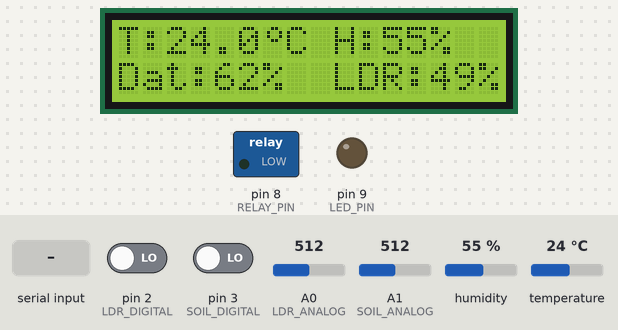
Simulated run of this sketch. Board: Arduino Uno, built with avr-gcc and run on an emulated ATmega328P. Parts: 16×2 character LCD, switched loads named in the sketch (green lamp = pin HIGH), output pins drawn as LEDs (lit = HIGH). Inputs (shaded band) come from the test bench; at power-on: A0 (LDR_ANALOG) = 512, A1 (SOIL_ANALOG) = 512, pin 2 (LDR_DIGITAL) LOW, pin 3 (SOIL_DIGITAL) LOW, humidity 55 %, temperature 24 °C. What the sketch prints to the serial monitor is not drawn.

Above: at 3.3 s.
3.4 s: A0 (LDR_ANALOG) set to 707
At 7.7 s:
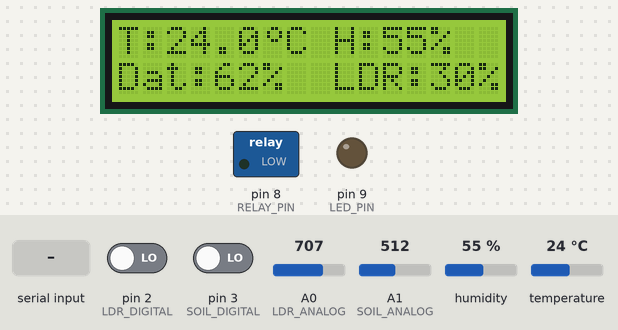
12.0 s: A0 (LDR_ANALOG) set to 728
At 13.6 s:
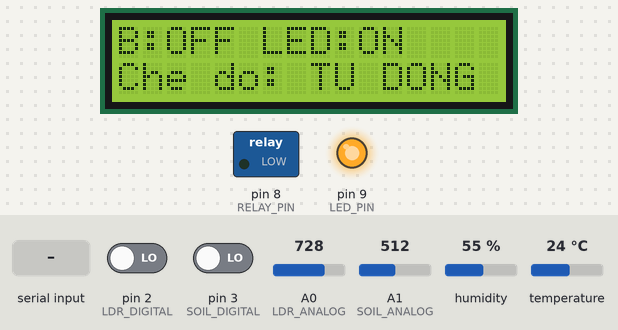
19.1 s: A1 (SOIL_ANALOG) set to 679
At 21.6 s:
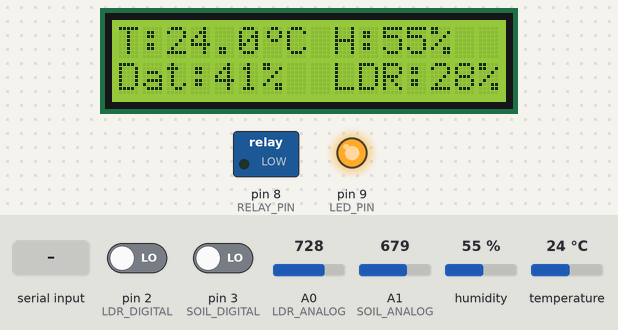
26.1 s: A1 (SOIL_ANALOG) set to 711
At 29.4 s:
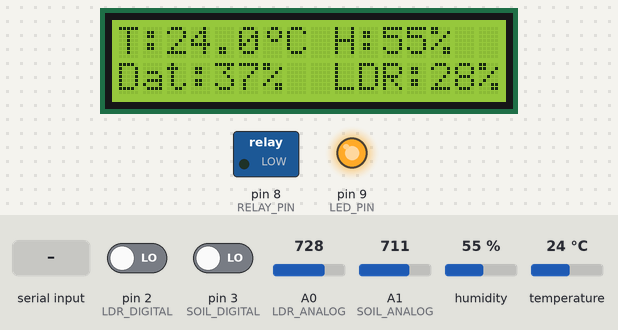
35.2 s: "PUMP:1\n" received over Serial
At 39.7 s:
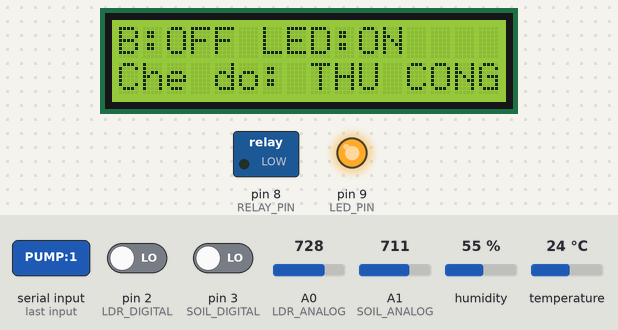
43.7 s: "LED:0\n" received over Serial
At 46.4 s:
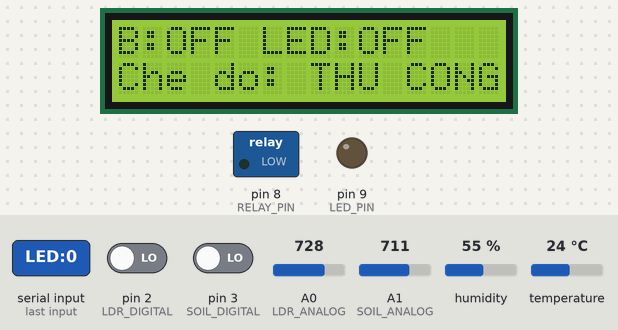
Timing chart, 0 to 47.9 s (numbered marks = the images above; inputs shaded):
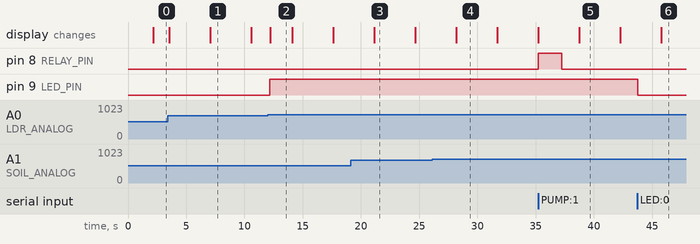

Measured:
- the behaviour switches between 716 and 717 on A0 (LDR_ANALOG) (found by bisection; images 1 and 2)
- after the input at 3.4 s, the display: first differs from a run without the input after 3.7 s (image 1)
- after the input at 12.0 s, pin 9 (LED_PIN): LOW → HIGH after 0.18 s; the display: changes after 0.22 s (image 2)
- after the input at 19.1 s, the display: changes after 2.1 s (image 3)
- after the input at 35.2 s, pin 8 (RELAY_PIN): LOW → HIGH at once, → LOW 2.0 s later; the display: first differs from a run without the input after 3.6 s (image 5)
- after the input at 43.7 s, pin 9 (LED_PIN): HIGH → LOW at once; the display: changes after 2.1 s (image 6)
- what the display in image 1 shows lasts 3.5 s, from 7.1 s to 10.6 s

The sketch:

do_an_cay.ino
```cpp
#include <Wire.h>
#include <LiquidCrystal_I2C.h>
#include <DHT.h>

// ================= CẤU HÌNH CHÂN (PINS) =================
#define DHTPIN        A2     // Chân Data của DHT11
#define DHTTYPE       DHT11  // Loại cảm biến DHT11

#define SOIL_ANALOG   A1     // Chân Analog độ ẩm đất SMS-V1
#define SOIL_DIGITAL  3      // Chân Digital độ ẩm đất SMS-V1

#define LDR_ANALOG    A0     // Chân Analog quang trở
#define LDR_DIGITAL   2      // Chân Digital quang trở

#define RELAY_PIN     8      // Chân Relay máy bơm (D8)
#define LED_PIN       9      // Chân Đèn LED trang trí (D9)

// ================= CẤU HÌNH MỨC KÍCH & NGƯỠNG TỰ ĐỘNG =================
#define RELAY_ON      HIGH   // Mức kích BẬT Relay (Active HIGH)
#define RELAY_OFF     LOW    // Mức kích TẮT Relay

#define SOIL_DRY_THRESHOLD    40  // Độ ẩm đất < 40%: Đất khô -> Kích hoạt tưới
#define SOIL_WET_THRESHOLD    70  // Độ ẩm đất >= 70%: Đất đủ ẩm -> Ngừng tưới
#define LIGHT_DARK_THRESHOLD  30  // Ánh sáng < 30%: Trời tối -> Tự động BẬT đèn LED trang trí

#define PUMP_PULSE_DURATION_MS 2000  // THỜI GIAN BƠM: Đúng 2 giây (cho máy bơm công suất mạnh)
#define PUMP_COOLDOWN_MS       20000 // THỜI GIAN NGHỈ CHỜ NGẤM: 20 giây giữa các lần bơm

// ================= KHỞI TẠO ĐỐI TƯỢNG =================
LiquidCrystal_I2C lcd(0x27, 16, 2);
DHT dht(DHTPIN, DHTTYPE);

// ================= BIẾN TOÀN CỤC & TIMING =================
unsigned long previousSensorRead = 0;
const unsigned long sensorInterval = 2000; // Chu kỳ đọc cảm biến & gửi JSON: 2 giây

unsigned long previousScreenSwitch = 0;
const unsigned long screenInterval = 3500; // Đổi trang LCD mỗi 3.5 giây
int currentScreen = 0;

unsigned long pumpStartTime = 0;    // Thời điểm bắt đầu bật máy bơm
unsigned long lastPumpEndTime = 0;   // Thời điểm kết thúc lần bơm gần nhất

bool isAutoMode = true; // true: Chế độ Tự động | false: Chế độ Điều khiển Thủ công từ Web
bool pumpState = false;  // Trạng thái máy bơm
bool ledState = false;   // Trạng thái đèn LED trang trí

float temperature = 0.0;
float humidity = 0.0;
int soilRaw = 0;
int soilPercent = 0;
int soilState = 0;
int ldrRaw = 0;
int ldrPercent = 0;
int ldrState = 0;

// Ký tự °C cho LCD
byte degreeChar[8] = {
  B00110,
  B01001,
  B01001,
  B00110,
  B00000,
  B00000,
  B00000,
  B00000
};

// Chuỗi đệm nhận lệnh từ ESP8266 qua Serial
String inputBuffer = "";

void setup() {
  Serial.begin(9600);

  pinMode(SOIL_DIGITAL, INPUT);
  pinMode(LDR_DIGITAL, INPUT);

  // Khởi tạo chân chấp hành
  pinMode(RELAY_PIN, OUTPUT);
  digitalWrite(RELAY_PIN, RELAY_OFF);
  pumpState = false;

  pinMode(LED_PIN, OUTPUT);
  digitalWrite(LED_PIN, LOW);
  ledState = false;

  // Khởi động DHT
  dht.begin();

  // Khởi động màn hình LCD I2C
  lcd.init();
  lcd.backlight();
  lcd.createChar(0, degreeChar);

  // Màn hình chào đón đồ án
  lcd.setCursor(0, 0);
  lcd.print("SMART TERRARIUM ");
  lcd.setCursor(0, 1);
  lcd.print("NHOM 05 - 24C03 ");
  delay(2000);
  lcd.clear();
}

void loop() {
  unsigned long currentMillis = millis();

  // 1. Đọc lệnh điều khiển từ ESP8266 / Web gửi xuống qua cổng Serial
  readSerialCommands();

  // 2. Định kỳ đọc cảm biến, xử lý điều khiển và gửi dữ liệu JSON lên ESP8266
  if (currentMillis - previousSensorRead >= sensorInterval || previousSensorRead == 0) {
    previousSensorRead = currentMillis;
    readSensors();
    processControlLogic(currentMillis);
    sendDataToESP();
  }

  // 3. TỰ ĐỘNG TẮT BƠM SAU ĐÚNG 2 GIÂY (hoặc khi đất đã đủ ẩm >= 70%)
  if (pumpState && (currentMillis - pumpStartTime >= PUMP_PULSE_DURATION_MS || soilPercent >= SOIL_WET_THRESHOLD)) {
    turnPump(false);
  }

  // 4. Chuyển đổi qua lại giữa 2 trang hiển thị LCD
  if (currentMillis - previousScreenSwitch >= screenInterval) {
    previousScreenSwitch = currentMillis;
    currentScreen = (currentScreen + 1) % 2;
    lcd.clear();
  }

  updateLCD(currentScreen);
}

// ================= HÀM XỬ LÝ ĐIỀU KHIỂN TỰ ĐỘNG =================
void processControlLogic(unsigned long currentMillis) {
  if (isAutoMode) {
    // A. Tự động điều khiển Máy Bơm theo Xung 2 giây (có thời gian chờ 20s cho nước ngấm)
    if (soilPercent < SOIL_DRY_THRESHOLD && !pumpState) {
      if (lastPumpEndTime == 0 || (currentMillis - lastPumpEndTime >= PUMP_COOLDOWN_MS)) {
        turnPump(true); // Kích hoạt tưới đúng 2 giây
      }
    }

    // B. Tự động điều khiển Đèn LED Trang trí theo Ánh sáng LDR
    if (ldrPercent < LIGHT_DARK_THRESHOLD && !ledState) {
      turnLED(true); // Trời tối -> Bật đèn LED trang trí
    } else if (ldrPercent >= LIGHT_DARK_THRESHOLD && ledState) {
      turnLED(false); // Trời sáng -> Tắt đèn LED
    }
  }
}

// ================= HÀM BẬT / TẮT MÁY BƠM =================
void turnPump(bool state) {
  pumpState = state;
  if (pumpState) {
    digitalWrite(RELAY_PIN, RELAY_ON);
    pumpStartTime = millis();
  } else {
    digitalWrite(RELAY_PIN, RELAY_OFF);
    lastPumpEndTime = millis();
  }
}

// ================= HÀM BẬT / TẮT ĐÈN LED TRANG TRÍ =================
void turnLED(bool state) {
  ledState = state;
  digitalWrite(LED_PIN, ledState ? HIGH : LOW);
}

// ================= HÀM ĐỌC CẢM BIẾN =================
void readSensors() {
  // 1. Đọc DHT11
  float t = dht.readTemperature();
  float h = dht.readHumidity();
  if (!isnan(t) && !isnan(h)) {
    temperature = t;
    humidity = h;
  }

  // 2. Đọc độ ẩm đất SMS-V1 (quy đổi % từ Analog 1023->0)
  soilRaw = analogRead(SOIL_ANALOG);
  soilState = digitalRead(SOIL_DIGITAL);
  soilPercent = map(soilRaw, 1023, 200, 0, 100);
  soilPercent = constrain(soilPercent, 0, 100);

  // 3. Đọc quang trở LDR
  ldrRaw = analogRead(LDR_ANALOG);
  ldrState = digitalRead(LDR_DIGITAL);
  ldrPercent = map(ldrRaw, 1023, 0, 0, 100);
  ldrPercent = constrain(ldrPercent, 0, 100);
}

// ================= GỬI DỮ LIỆU JSON CHO ESP8266 & SERIAL MONITOR =================
void sendDataToESP() {
  // Đóng gói chuỗi JSON chuẩn cho ESP8266/Supabase
  // Ví dụ: {"temp":28.5,"hum":70,"soil":65,"ldr":80,"pump":0,"led":1,"auto":1}
  Serial.print(F("{\"temp\":"));
  Serial.print(temperature, 1);
  Serial.print(F(",\"hum\":"));
  Serial.print(humidity, 1);
  Serial.print(F(",\"soil\":"));
  Serial.print(soilPercent);
  Serial.print(F(",\"ldr\":"));
  Serial.print(ldrPercent);
  Serial.print(F(",\"pump\":"));
  Serial.print(pumpState ? 1 : 0);
  Serial.print(F(",\"led\":"));
  Serial.print(ledState ? 1 : 0);
  Serial.print(F(",\"auto\":"));
  Serial.print(isAutoMode ? 1 : 0);
  Serial.println(F("}"));
}

// ================= NHẬN LỆNH ĐIỀU KHIỂN TỪ ESP8266 QUA SERIAL =================
void readSerialCommands() {
  while (Serial.available() > 0) {
    char c = Serial.read();
    if (c == '\n' || c == '\r') {
      if (inputBuffer.length() > 0) {
        parseCommand(inputBuffer);
        inputBuffer = "";
      }
    } else {
      inputBuffer += c;
    }
  }
}

// Giải mã lệnh từ Web/ESP8266 (Ví dụ: "PUMP:1", "PUMP:0", "LED:1", "LED:0", "MODE:AUTO", "MODE:MANUAL")
void parseCommand(String cmd) {
  cmd.trim();
  cmd.toUpperCase();

  if (cmd == "PUMP:1" || cmd == "{\"PUMP\":1}") {
    isAutoMode = false;
    turnPump(true);
  }
  else if (cmd == "PUMP:0" || cmd == "{\"PUMP\":0}") {
    isAutoMode = false;
    turnPump(false);
  }
  else if (cmd == "LED:1" || cmd == "{\"LED\":1}") {
    isAutoMode = false;
    turnLED(true);
  }
  else if (cmd == "LED:0" || cmd == "{\"LED\":0}") {
    isAutoMode = false;
    turnLED(false);
  }
  else if (cmd == "MODE:AUTO" || cmd == "{\"MODE\":\"AUTO\"}") {
    isAutoMode = true;
  }
  else if (cmd == "MODE:MANUAL" || cmd == "{\"MODE\":\"MANUAL\"}") {
    isAutoMode = false;
  }
}

// ================= HÀM HIỂN THỊ LCD 1602 =================
void updateLCD(int screen) {
  if (screen == 0) {
    // Trang 1: Nhiệt độ, Độ ẩm không khí & Đất, Ánh sáng
    lcd.setCursor(0, 0);
    lcd.print("T:");
    lcd.print(temperature, 1);
    lcd.write(0);
    lcd.print("C H:");
    lcd.print(humidity, 0);
    lcd.print("%   ");

    lcd.setCursor(0, 1);
    lcd.print("Dat:");
    lcd.print(soilPercent);
    lcd.print("%  LDR:");
    lcd.print(ldrPercent);
    lcd.print("%   ");
  }
  else if (screen == 1) {
    // Trang 2: Trạng thái Máy Bơm, Đèn LED & Chế độ
    lcd.setCursor(0, 0);
    lcd.print("B:");
    lcd.print(pumpState ? "ON " : "OFF");
    lcd.print(" LED:");
    lcd.print(ledState ? "ON " : "OFF");
    lcd.print("    ");

    lcd.setCursor(0, 1);
    lcd.print("Che do: ");
    lcd.print(isAutoMode ? "TU DONG " : "THU CONG");
  }
}
```
